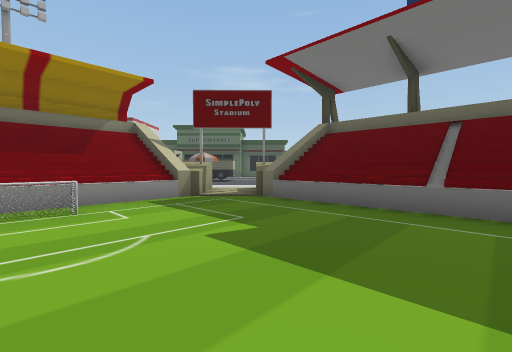
[1] (above)

16 first-person views from a walk through a 3-D level made in the Unity game engine. The camera is 1.5 m above the floor, tilts 2° down and sees 90° across. The floor is counted in squares, 2 m on a side. Each view is taken from the middle of a square. On the plan, view 1 faces up. The plan holds only what a view shows up to about 9 squares ahead; the rest is blank. The place goes on beyond the plan.

[2]
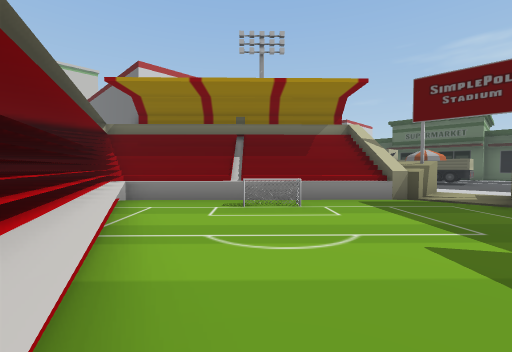

[3]
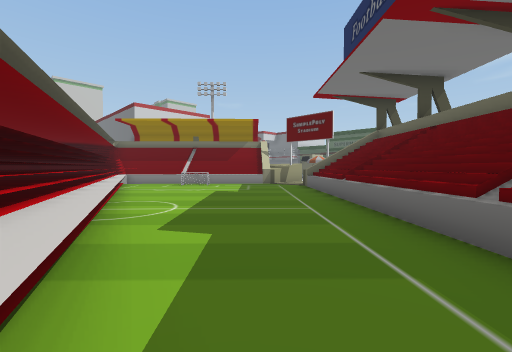

[4]
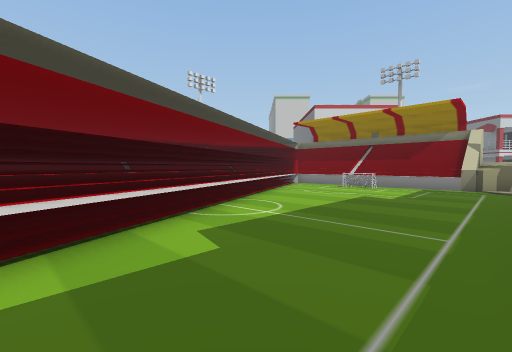

[5]
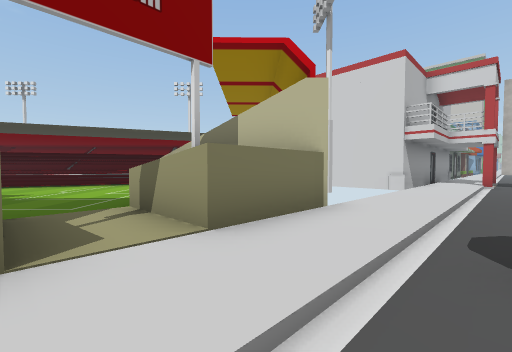

[6]
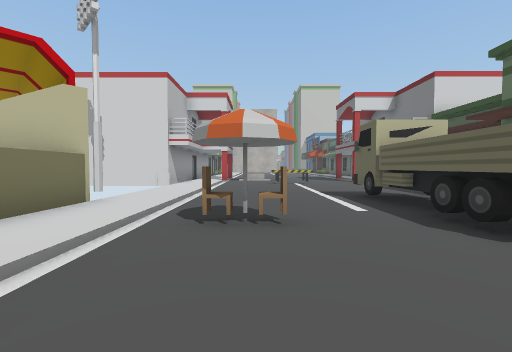

[7]
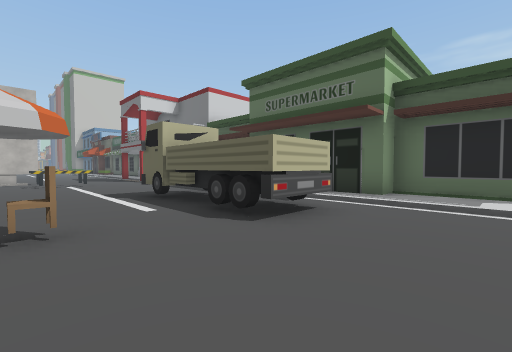

[8]
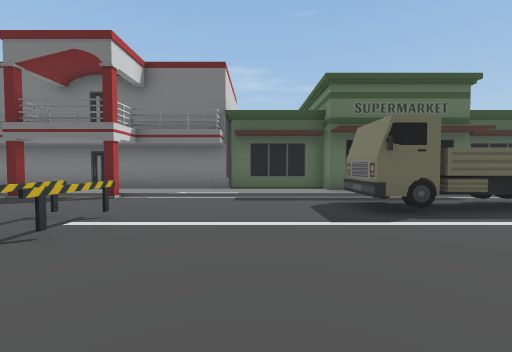

[9]
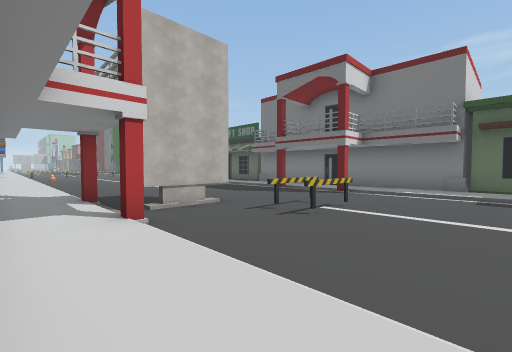

[10]
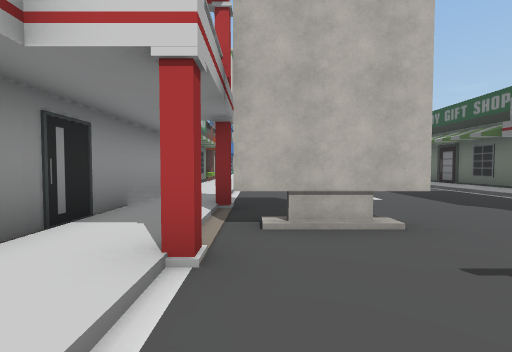

[11]
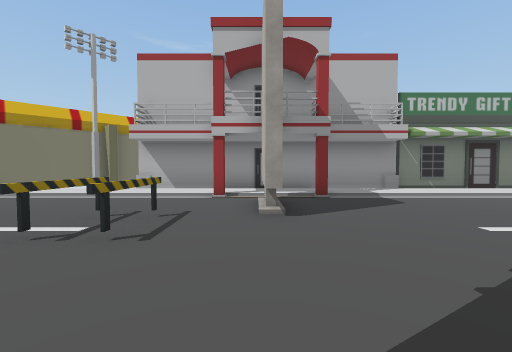

[12]
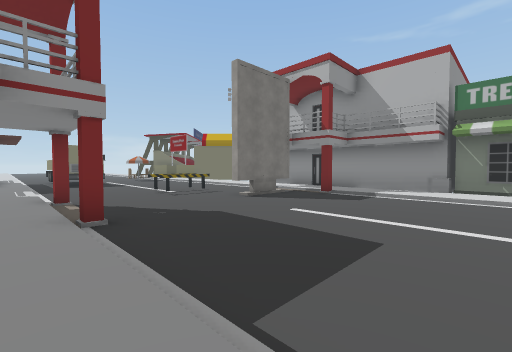

[13]
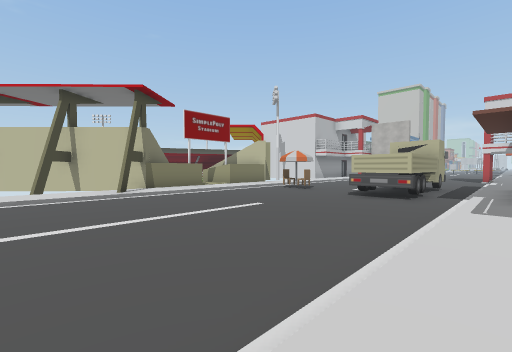

[14]
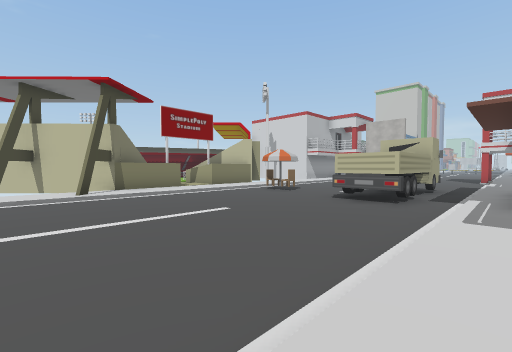

[15]
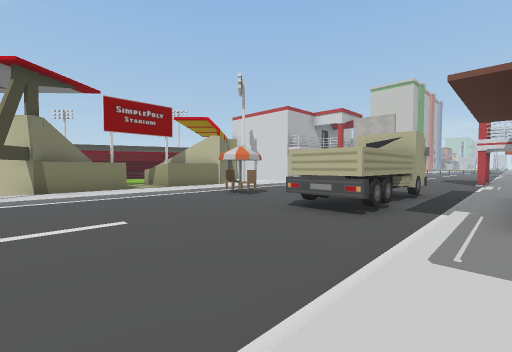

[16]
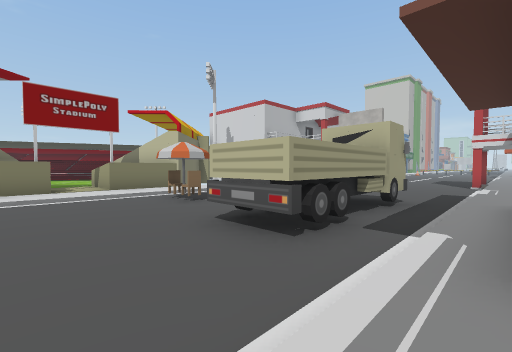

### Floor plan
Key: @ floor where view 1 was taken; # wall or solid block; . main floor; : floor 0.25 m higher than the main floor; ^ raised ledge; B building; T truck; C chair; F fence; I billboard.
Columns run from 19 left of view 1 to 6 right of it. Each row starts with its distance up from view 1.
 21           #       B
 20           #       B
 19 ###########BBBBBBBBBB
 18 ::::::::::::::::::::::::::
 17 ....#::#..................
 16 ..............TTTT........
 15 ..............TTTT........
 14 ........F.................
 13 ......I.F.................
 12 ......I..........C........
 11 ......I...................
 10 ::::#::#::::::::::::::::::
  9 :::::::::::::::::::::##:::
  8 ########### ######:######
  7           #    ##^:^###
  6                #^#:#^###
  5               #^:::::^###
  4              #^:#:::::^##
  3             #^:::::::::^##
  2             #^::::::::::^#
  1             ###^:::::::::^
  0              ####^^@::::::
 -1                #####^^::::
 -2                   #####^^:
 -3                      ##

Positions as (right, up) in squares from view 1, and headings:
1: (0, 0), facing up
2: (0, 0), facing up-left
3: (6, -2), facing up-left
4: (6, 0), facing left
5: (0, 11), facing down-left
6: (1, 12), facing left
7: (1, 12), facing up-left
8: (-8, 10), facing up
9: (-8, 9), facing up-left
10: (-10, 11), facing left
11: (-13, 17), facing down
12: (-19, 18), facing down-right
13: (6, 18), facing down-left
14: (5, 18), facing down-left
15: (3, 18), facing down-left
16: (1, 18), facing down-left
